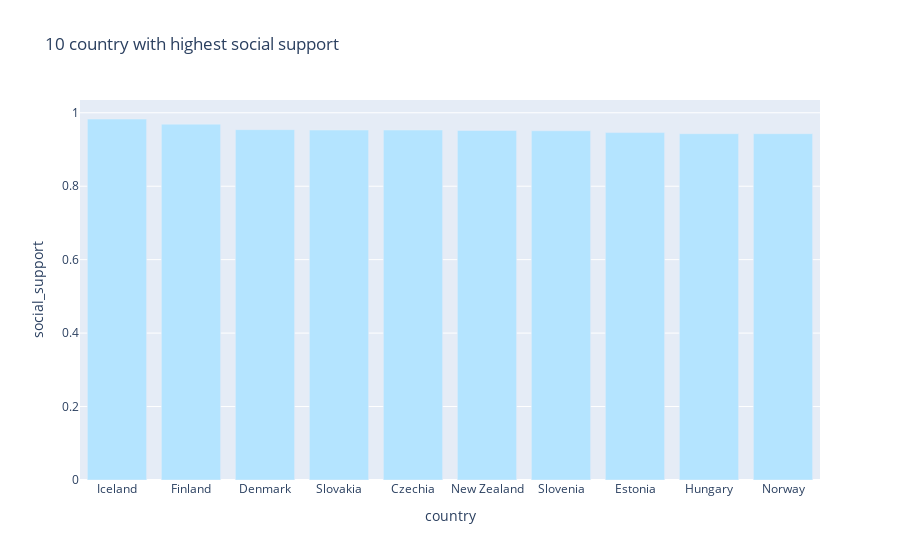

The code cell stored with this chart in its notebook:
### Code cell
df_happiness = px.data.gapminder()
fig2 = px.bar(df2_top10, x='country', y='social_support', labels={'y':'social_support'},
             hover_data=['country'],
             title='10 country with highest social support', color_discrete_sequence=['#B4E4FF'])
fig2

### Figure 1 — Plotly figure (JSON) as saved in the notebook; plotly's stock layout.template omitted (floating-point values rounded to 4 significant figures)
{"data": [{"alignmentgroup": "True", "hovertemplate": "country=%{x}<br>social_support=%{y}<extra></extra>", "legendgroup": "", "marker": {"color": "#B4E4FF", "pattern": {"shape": ""}}, "name": "", "offsetgroup": "", "orientation": "v", "showlegend": false, "textposition": "auto", "type": "bar", "x": ["Iceland", "Finland", "Denmark", "Slovakia", "Czechia", "New Zealand", "Slovenia", "Estonia", "Hungary", "Norway"], "xaxis": "x", "y": [0.983, 0.969, 0.954, 0.953, 0.953, 0.952, 0.951, 0.946, 0.943, 0.943], "yaxis": "y"}], "layout": {"barmode": "relative", "legend": {"tracegroupgap": 0}, "title": {"text": "10 country with highest social support"}, "xaxis": {"anchor": "y", "domain": [0, 1], "title": {"text": "country"}}, "yaxis": {"anchor": "x", "domain": [0, 1], "title": {"text": "social_support"}}}}
